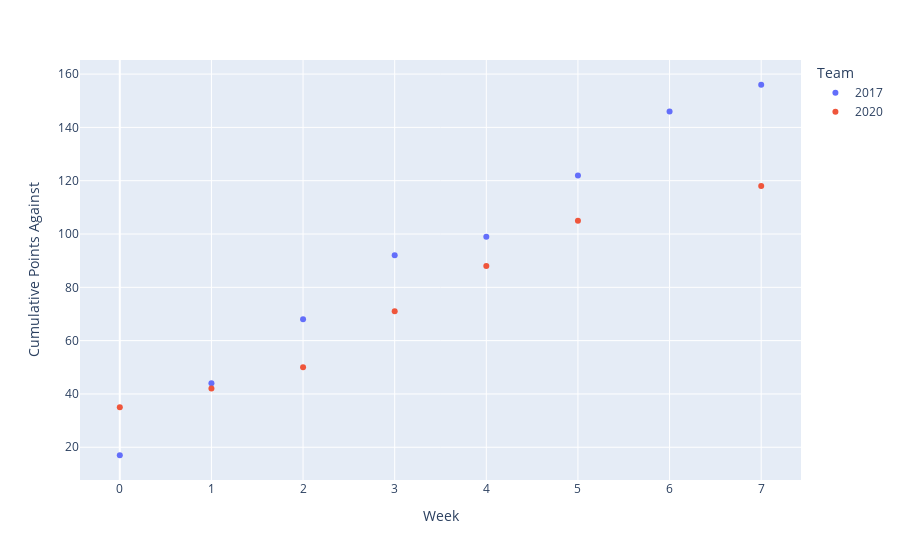

The code cell stored with this chart in its notebook:
### Code cell
comparison_df = pd.DataFrame(
    {
        "Week": range(0, len(phi2017)),
        "2017": phi2017[("Score", "Opp")].cumsum(),
        "2020": phi2022[("Score", "Opp")].cumsum()
    }
)
comparison_df = comparison_df.melt(id_vars=["Week"], var_name="Team", value_name = "Cumulative Points Against")

fig = px.scatter(
    comparison_df,
    x = "Week",
    y = "Cumulative Points Against",
    color = "Team"
)
fig.show()

### Figure 1 — Plotly figure (JSON) as saved in the notebook; plotly's stock layout.template omitted (floating-point values rounded to 4 significant figures)
{"data": [{"hovertemplate": "Team=2017<br>Week=%{x}<br>Cumulative Points Against=%{y}<extra></extra>", "legendgroup": "2017", "marker": {"color": "#636efa", "symbol": "circle"}, "mode": "markers", "name": "2017", "orientation": "v", "showlegend": true, "type": "scatter", "x": [0, 1, 2, 3, 4, 5, 6, 7], "xaxis": "x", "y": [17, 44, 68, 92, 99, 122, 146, 156], "yaxis": "y"}, {"hovertemplate": "Team=2020<br>Week=%{x}<br>Cumulative Points Against=%{y}<extra></extra>", "legendgroup": "2020", "marker": {"color": "#EF553B", "symbol": "circle"}, "mode": "markers", "name": "2020", "orientation": "v", "showlegend": true, "type": "scatter", "x": [0, 1, 2, 3, 4, 5, 6, 7], "xaxis": "x", "y": [35, 42, 50, 71, 88, 105, null, 118], "yaxis": "y"}], "layout": {"autosize": true, "legend": {"title": {"text": "Team"}, "tracegroupgap": 0}, "margin": {"t": 60}, "xaxis": {"anchor": "y", "autorange": true, "domain": [0, 1], "range": [-0.4085, 7.408], "title": {"text": "Week"}, "type": "linear"}, "yaxis": {"anchor": "x", "autorange": true, "domain": [0, 1], "range": [6.238, 166.8], "title": {"text": "Cumulative Points Against"}, "type": "linear"}}}
